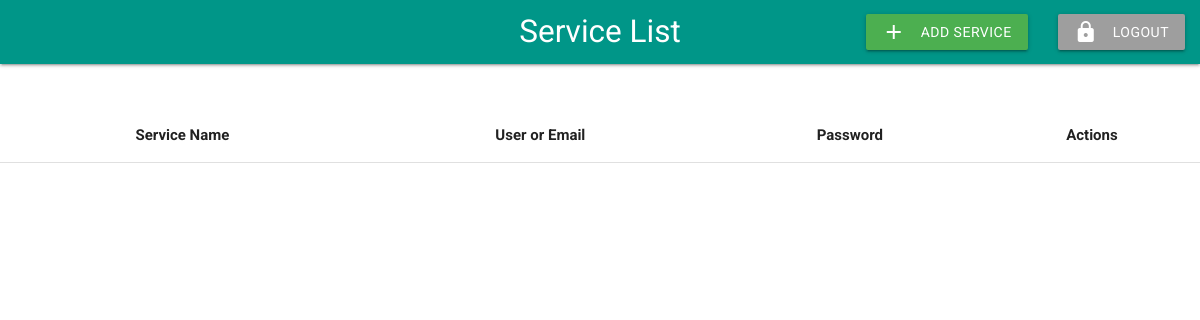
/service-list/ (signed in), run on an earlier commit of the app's database.
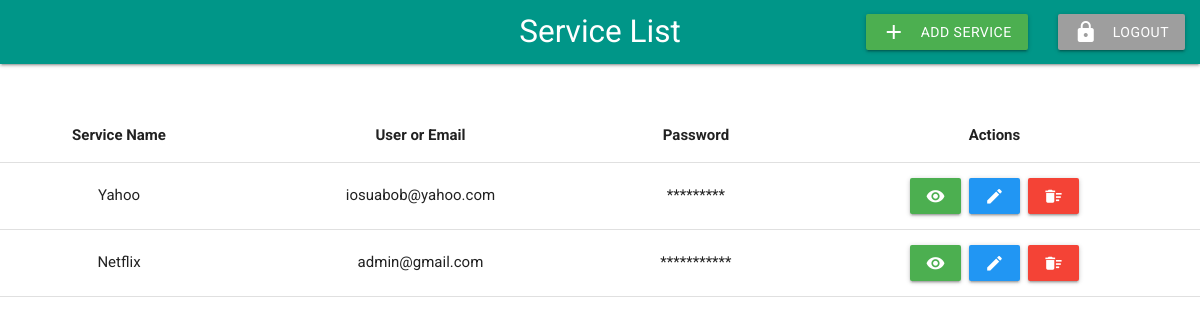
And on a later commit of the database.
### services/models.py (models this page shows)
class Service(models.Model):
    name = models.CharField(max_length=255, blank=False, null=False)
    username = models.CharField(max_length=100, blank=False, null=False)
    password = models.CharField(max_length=50, blank=False, null=False)
    user = models.ForeignKey(User, on_delete=models.CASCADE)

### services/views.py (the view)
# urls.py: path('service-list/', ServiceListView.as_view(), name='service_list'),
class ServiceListView(LoginRequiredMixin, ListView):
    template_name = 'services/service_list.html'
    model = Service
    context_object_name = 'all_services'
    def get_context_data(self, *, object_list=None, **kwargs):
        services = Service.objects.filter(user=self.request.user)
        return {'all_services': services}

### templates/services/service_list.html (shortened to what this page needs)
{% extends 'base.html' %}
{% block content %}
    <nav class="teal">
        <div class="nav-wrapper">
            <a class="brand-logo center">Service List</a>
            <ul class="right hide-on-med-and-down">
                <li><a class="waves-effect waves-light green btn" href= {% url 'services:service_create' %}><i
                        class="material-icons left">add</i>Add Service</a></li>
                <li><a class="waves-effect waves-light grey btn" href={% url 'logout' %}><i
                        class="material-icons left">lock</i>Logout</a></li>
            </ul>
        </div>
    </nav>
    <br><br>
    <table class="centered">
        <thead>
        <tr>
            <th>Service Name</th>
            <th>User or Email</th>
            <th>Password</th>
            <th>Actions</th>
        </tr>
        </thead>
        <tbody>
        {% for service in all_services %}
            <tr>
                <td>{{ service.name }}</td>
                <td>{{ service.username }}</td>
                <td id="{{ service.id }}_invisible">{% for char in service.password %}*{% endfor %}</td>
                <td>
                    <button class="waves-effect waves-light green btn"
                            onclick="visibilityClicked('{{ service.id }}_visible', '{{ service.id }}_invisible')"><i
                            class="material-icons center">visibility</i></button>&nbsp;
                    <a class="waves-effect waves-light blue btn" href={% url 'services:service_update' service.id %}><i
                            class="material-icons center">mode_edit</i></a>&nbsp;
                    <a class="waves-effect waves-light red btn" href={% url 'services:service_delete' service.id %}><i
                            class="material-icons center">delete_sweep</i></a>
                </td>
            </tr>
        {% endfor %}
        </tbody>
    </table>
{% endblock %}

What changed in the data, as far as the page shows it:
added Service: name "Yahoo", username "iosuabob@yahoo.com", password "yahoo1234" (drawn)
added Service: name "Netflix", username "admin@gmail.com", password "netflix1234" (drawn)
